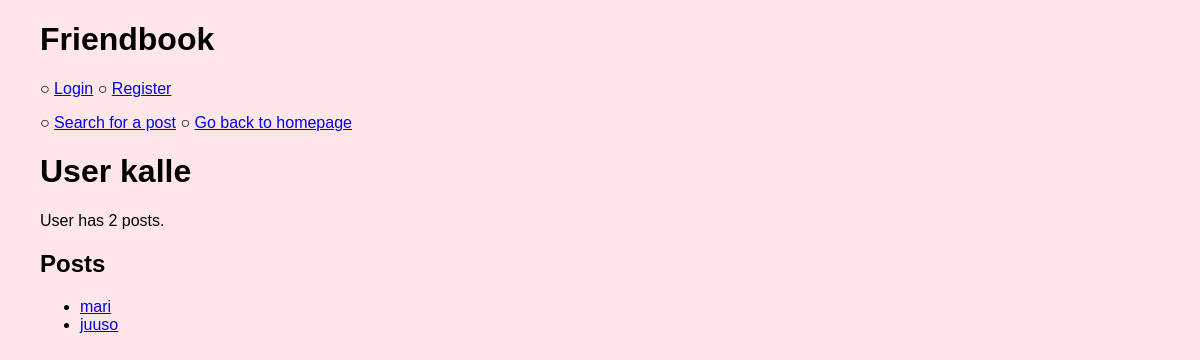
/user/2, run on the app's committed database.
### tables this page shows
CREATE TABLE users (
    id INTEGER PRIMARY KEY,
    username TEXT UNIQUE,
    password_hash TEXT
);

CREATE TABLE posts (
	id INTEGER PRIMARY KEY,
	title TEXT,
	description TEXT,
	user_id INTEGER REFERENCES users
);

### app.py (the view)
@app.route("/user/<int:user_id>")
def show_user(user_id):
    user = users.get_user(user_id)
    if not user:
        abort(404)
    posts = users.get_posts(user_id)
    return render_template("show_user.html", user=user, posts=posts)

### db.py (called while the page is built)
def get_connection():
    con = sqlite3.connect("database.db")
    con.execute("PRAGMA foreign_keys = ON")
    con.row_factory = sqlite3.Row
    return con

def query(sql, params=[]):
    con = get_connection()
    result = con.execute(sql, params).fetchall()
    con.close()
    return result

### users.py (called while the page is built)
def get_user(user_id):
    sql = "SELECT id, username FROM users WHERE id = ?"
    result = db.query(sql, [user_id])
    return result[0] if result else None

def get_posts(user_id):
    sql = "SELECT id, title FROM posts WHERE user_id = ? ORDER BY id DESC"
    return db.query(sql, [user_id])

### templates/show_user.html (shortened to what this page needs)
{% extends "layout.html" %}
{% block content %}
<h1>User {{ user.username }}</h1>
<p>
User has {{ posts|count }} posts.
</p>
<h2>Posts</h2>
<ul>
  {% for post in posts %}
  <li><a href="/post/{{ post.id }}">{{ post.title }}</a></li>
  {% endfor %}
</ul>
{% endblock %}

### static/main.css (style rules this page uses)
body { margin: auto; max-width: 70em; font-family: sans-serif; background-color: #FFE6E8; }
p { max-width: 500px; }

### data on the page
users: username "kalle"
posts: title "mari"
posts: title "juuso"

### other printed values
{{ posts|count }} "2"
